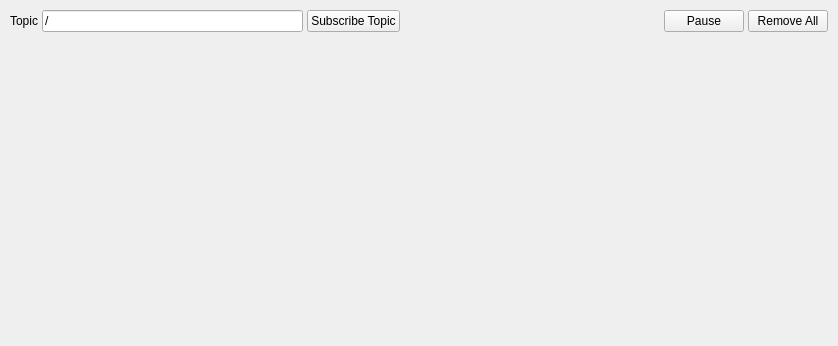
<?xml version="1.0" encoding="UTF-8"?>
<ui version="4.0">
 <class>DockWidgetDataPlot</class>
 <widget class="QDockWidget" name="DockWidgetDataPlot">
  <property name="geometry">
   <rect>
    <x>0</x>
    <y>0</y>
    <width>838</width>
    <height>346</height>
   </rect>
  </property>
  <property name="windowTitle">
   <string>Plot</string>
  </property>
  <widget class="QWidget" name="dockWidgetContents">
   <layout class="QVBoxLayout" name="verticalLayout">
    <property name="spacing">
     <number>4</number>
    </property>
    <property name="margin">
     <number>5</number>
    </property>
    <item>
     <layout class="QHBoxLayout" name="dataPlotControls">
      <property name="spacing">
       <number>4</number>
      </property>
      <property name="margin">
       <number>5</number>
      </property>
      <item>
       <widget class="QLabel" name="label">
        <property name="text">
         <string>Topic</string>
        </property>
       </widget>
      </item>
      <item>
       <widget class="QLineEdit" name="topic_edit">
        <property name="text">
         <string>/</string>
        </property>
       </widget>
      </item>
      <item>
       <widget class="QPushButton" name="subscribe_topic_button">
        <property name="sizePolicy">
         <sizepolicy hsizetype="Preferred" vsizetype="Preferred">
          <horstretch>0</horstretch>
          <verstretch>0</verstretch>
         </sizepolicy>
        </property>
        <property name="contextMenuPolicy">
         <enum>Qt::DefaultContextMenu</enum>
        </property>
        <property name="text">
         <string>Subscribe Topic</string>
        </property>
        <property name="checkable">
         <bool>false</bool>
        </property>
       </widget>
      </item>
      <item>
       <spacer name="spacer">
        <property name="orientation">
         <enum>Qt::Horizontal</enum>
        </property>
        <property name="sizeHint" stdset="0">
         <size>
          <width>40</width>
          <height>20</height>
         </size>
        </property>
       </spacer>
      </item>
      <item>
       <widget class="QPushButton" name="pause_button">
        <property name="sizePolicy">
         <sizepolicy hsizetype="Preferred" vsizetype="Preferred">
          <horstretch>0</horstretch>
          <verstretch>0</verstretch>
         </sizepolicy>
        </property>
        <property name="text">
         <string>Pause</string>
        </property>
        <property name="checkable">
         <bool>true</bool>
        </property>
       </widget>
      </item>
      <item>
       <widget class="QPushButton" name="clear_button">
        <property name="sizePolicy">
         <sizepolicy hsizetype="Preferred" vsizetype="Preferred">
          <horstretch>0</horstretch>
          <verstretch>0</verstretch>
         </sizepolicy>
        </property>
        <property name="text">
         <string>Remove All</string>
        </property>
       </widget>
      </item>
     </layout>
    </item>
    <item>
     <widget class="DataPlot" name="data_plot">
      <property name="sizePolicy">
       <sizepolicy hsizetype="Expanding" vsizetype="Expanding">
        <horstretch>0</horstretch>
        <verstretch>0</verstretch>
       </sizepolicy>
      </property>
      <property name="minimumSize">
       <size>
        <width>50</width>
        <height>50</height>
       </size>
      </property>
      <property name="baseSize">
       <size>
        <width>0</width>
        <height>0</height>
       </size>
      </property>
      <property name="focusPolicy">
       <enum>Qt::WheelFocus</enum>
      </property>
      <property name="acceptDrops">
       <bool>true</bool>
      </property>
      <property name="autoFillBackground">
       <bool>false</bool>
      </property>
      <property name="frameShape">
       <enum>QFrame::NoFrame</enum>
      </property>
      <property name="frameShadow">
       <enum>QFrame::Plain</enum>
      </property>
     </widget>
    </item>
   </layout>
  </widget>
 </widget>
 <customwidgets>
  <customwidget>
   <class>DataPlot</class>
   <extends>QFrame</extends>
   <header location="global">DataPlot.h</header>
   <container>1</container>
  </customwidget>
 </customwidgets>
 <resources/>
 <connections/>
</ui>
